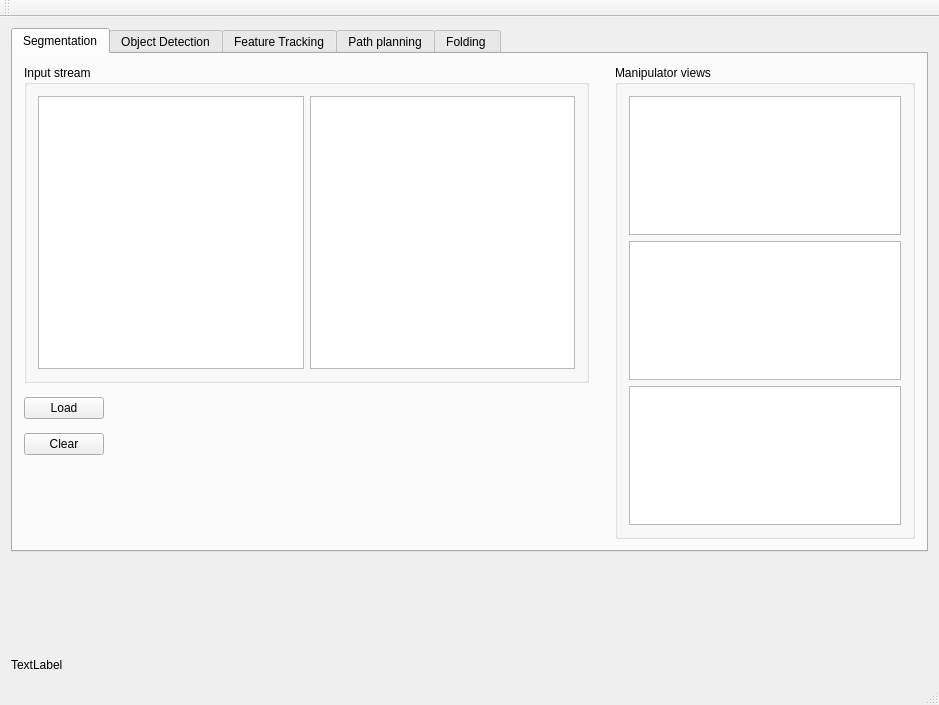
<?xml version="1.0" encoding="UTF-8"?>
<ui version="4.0">
 <class>MainWindow</class>
 <widget class="QMainWindow" name="MainWindow">
  <property name="geometry">
   <rect>
    <x>0</x>
    <y>0</y>
    <width>939</width>
    <height>705</height>
   </rect>
  </property>
  <property name="windowTitle">
   <string>MainWindow</string>
  </property>
  <widget class="QWidget" name="centralWidget">
   <layout class="QGridLayout" name="gridLayout">
    <item row="0" column="0">
     <widget class="QTabWidget" name="tabWidget">
      <property name="sizePolicy">
       <sizepolicy hsizetype="Preferred" vsizetype="Preferred">
        <horstretch>0</horstretch>
        <verstretch>0</verstretch>
       </sizepolicy>
      </property>
      <property name="currentIndex">
       <number>0</number>
      </property>
      <widget class="QWidget" name="segmentationTab">
       <attribute name="title">
        <string>Segmentation</string>
       </attribute>
       <layout class="QGridLayout" name="gridLayout_2">
        <item row="1" column="0">
         <layout class="QGridLayout" name="gridLayout_3">
          <item row="0" column="0">
           <widget class="QPushButton" name="loadImageButton">
            <property name="text">
             <string>Load</string>
            </property>
           </widget>
          </item>
          <item row="2" column="0">
           <spacer name="verticalSpacer_3">
            <property name="orientation">
             <enum>Qt::Vertical</enum>
            </property>
            <property name="sizeType">
             <enum>QSizePolicy::Fixed</enum>
            </property>
            <property name="sizeHint" stdset="0">
             <size>
              <width>20</width>
              <height>75</height>
             </size>
            </property>
           </spacer>
          </item>
          <item row="0" column="2">
           <spacer name="horizontalSpacer_2">
            <property name="orientation">
             <enum>Qt::Horizontal</enum>
            </property>
            <property name="sizeType">
             <enum>QSizePolicy::Fixed</enum>
            </property>
            <property name="sizeHint" stdset="0">
             <size>
              <width>200</width>
              <height>20</height>
             </size>
            </property>
           </spacer>
          </item>
          <item row="1" column="0">
           <widget class="QPushButton" name="clearScreenButton">
            <property name="text">
             <string>Clear</string>
            </property>
           </widget>
          </item>
         </layout>
        </item>
        <item row="0" column="2">
         <spacer name="horizontalSpacer">
          <property name="orientation">
           <enum>Qt::Horizontal</enum>
          </property>
          <property name="sizeType">
           <enum>QSizePolicy::Fixed</enum>
          </property>
          <property name="sizeHint" stdset="0">
           <size>
            <width>10</width>
            <height>10</height>
           </size>
          </property>
         </spacer>
        </item>
        <item row="0" column="3" rowspan="2">
         <widget class="QGroupBox" name="groupBox">
          <property name="sizePolicy">
           <sizepolicy hsizetype="Fixed" vsizetype="Preferred">
            <horstretch>40</horstretch>
            <verstretch>0</verstretch>
           </sizepolicy>
          </property>
          <property name="maximumSize">
           <size>
            <width>300</width>
            <height>16777215</height>
           </size>
          </property>
          <property name="title">
           <string>Manipulator views</string>
          </property>
          <layout class="QVBoxLayout" name="verticalLayout">
           <item>
            <widget class="QGraphicsView" name="graphicsView_3"/>
           </item>
           <item>
            <widget class="QGraphicsView" name="graphicsView_5"/>
           </item>
           <item>
            <widget class="QGraphicsView" name="graphicsView_4"/>
           </item>
          </layout>
         </widget>
        </item>
        <item row="0" column="0" colspan="2">
         <widget class="QGroupBox" name="groupBox_2">
          <property name="title">
           <string>Input stream</string>
          </property>
          <layout class="QHBoxLayout" name="horizontalLayout">
           <item>
            <widget class="QGraphicsView" name="inputImageViewWidget">
             <property name="sizePolicy">
              <sizepolicy hsizetype="Preferred" vsizetype="MinimumExpanding">
               <horstretch>0</horstretch>
               <verstretch>0</verstretch>
              </sizepolicy>
             </property>
            </widget>
           </item>
           <item>
            <widget class="QGraphicsView" name="outputImageViewWidget">
             <property name="sizePolicy">
              <sizepolicy hsizetype="Preferred" vsizetype="MinimumExpanding">
               <horstretch>0</horstretch>
               <verstretch>0</verstretch>
              </sizepolicy>
             </property>
            </widget>
           </item>
          </layout>
         </widget>
        </item>
        <item row="1" column="2">
         <spacer name="verticalSpacer_2">
          <property name="orientation">
           <enum>Qt::Vertical</enum>
          </property>
          <property name="sizeType">
           <enum>QSizePolicy::Fixed</enum>
          </property>
          <property name="sizeHint" stdset="0">
           <size>
            <width>20</width>
            <height>150</height>
           </size>
          </property>
         </spacer>
        </item>
       </layout>
      </widget>
      <widget class="QWidget" name="objDetectionTab">
       <attribute name="title">
        <string>Object Detection</string>
       </attribute>
      </widget>
      <widget class="QWidget" name="tab">
       <attribute name="title">
        <string>Feature Tracking</string>
       </attribute>
      </widget>
      <widget class="QWidget" name="tab_2">
       <attribute name="title">
        <string>Path planning</string>
       </attribute>
      </widget>
      <widget class="QWidget" name="tab_3">
       <attribute name="title">
        <string>Folding </string>
       </attribute>
      </widget>
     </widget>
    </item>
    <item row="1" column="0">
     <spacer name="verticalSpacer">
      <property name="orientation">
       <enum>Qt::Vertical</enum>
      </property>
      <property name="sizeType">
       <enum>QSizePolicy::Fixed</enum>
      </property>
      <property name="sizeHint" stdset="0">
       <size>
        <width>10</width>
        <height>100</height>
       </size>
      </property>
     </spacer>
    </item>
    <item row="2" column="0">
     <widget class="QLabel" name="infoLabelWidget">
      <property name="text">
       <string>TextLabel</string>
      </property>
     </widget>
    </item>
   </layout>
  </widget>
  <widget class="QMenuBar" name="menuBar">
   <property name="geometry">
    <rect>
     <x>0</x>
     <y>0</y>
     <width>939</width>
     <height>22</height>
    </rect>
   </property>
  </widget>
  <widget class="QToolBar" name="mainToolBar">
   <attribute name="toolBarArea">
    <enum>TopToolBarArea</enum>
   </attribute>
   <attribute name="toolBarBreak">
    <bool>false</bool>
   </attribute>
  </widget>
  <widget class="QStatusBar" name="statusBar"/>
 </widget>
 <layoutdefault spacing="6" margin="11"/>
 <resources/>
 <connections/>
</ui>
